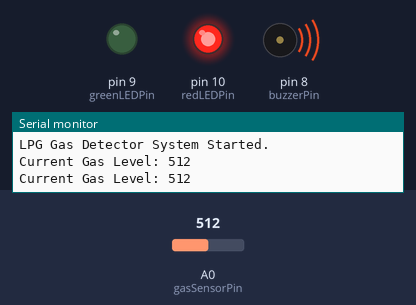
This sketch was run on a simulated Arduino Uno, built with avr-gcc and run on an emulated ATmega328P. Parts: output pins drawn as LEDs (lit = HIGH), buzzer (waves = sounding, pin HIGH), the last lines printed to the serial monitor. The test bench sets the inputs (shaded band); at power-on: A0 (gasSensorPin) = 512.

Above: at 1.8 s.
1.9 s: A0 (gasSensorPin) set to 311
3.4 s: A0 (gasSensorPin) set to 287
At 4.7 s:
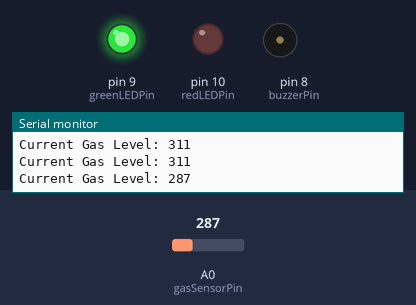
5.5 s: A0 (gasSensorPin) set to 306
At 7.2 s:
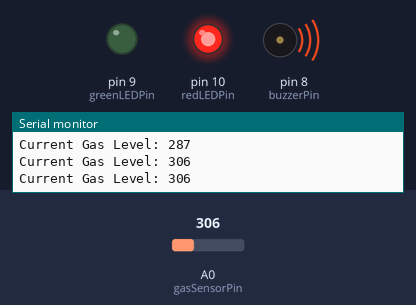
7.5 s: A0 (gasSensorPin) set to 290
At 9.0 s:
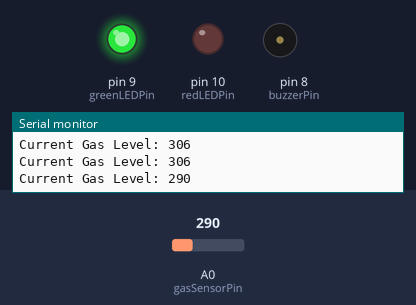
Timing chart, 0 to 10.5 s (numbered marks = the images above; inputs shaded):
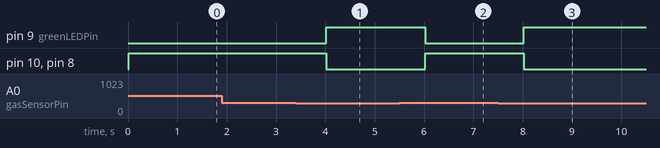

The sketch:

LPG_Gas_Detector.ino
```cpp
/*
  Project Name: Arduino Based LPG Gas Detector
  Author: Aman Shukla (Government Polytechnic Saharanpur)
  Description: Monitors LPG/combustible gas levels using an MQ-2/MQ-6 sensor.
               Triggers a buzzer and red LED when the concentration exceeds
               the predefined threshold; lights a green LED during safe levels.
*/

// Pin Configurations
const int gasSensorPin = A0;  // MQ sensor analog output connected to A0
const int buzzerPin    = 8;   // Piezo Buzzer connected to digital pin 8
const int greenLEDPin  = 9;   // Green LED (Safe Status) connected to digital pin 9
const int redLEDPin    = 10;  // Red LED (Alert Status) connected to digital pin 10

// Calibration Threshold
// Adjust this threshold value based on ambient sensor readings during testing
const int threshold = 300;

void setup() {
  // Configure digital output pins
  pinMode(buzzerPin, OUTPUT);
  pinMode(greenLEDPin, OUTPUT);
  pinMode(redLEDPin, OUTPUT);

  // Initialize serial communication for real-time monitoring and debugging
  Serial.begin(9600);
  Serial.println("System Initializing...");
  Serial.println("LPG Gas Detector System Started.");
}

void loop() {
  // Read analog voltage level from gas sensor
  int sensorValue = analogRead(gasSensorPin);

  // Output real-time value to Serial Monitor
  Serial.print("Current Gas Level: ");
  Serial.println(sensorValue);

  // Evaluate sensor reading against safety threshold
  if (sensorValue > threshold) {
    // Gas leak detected: Activate alert system
    digitalWrite(buzzerPin, HIGH);   // Sound alarm
    digitalWrite(redLEDPin, HIGH);   // Turn on Red alert LED
    digitalWrite(greenLEDPin, LOW);  // Turn off Green safe LED
  } else {
    // Normal level: Deactivate alert system
    digitalWrite(buzzerPin, LOW);    // Silence alarm
    digitalWrite(redLEDPin, LOW);    // Turn off Red alert LED
    digitalWrite(greenLEDPin, HIGH); // Turn on Green safe LED
  }

  // Delay before reading next value
  delay(1000);
}
```

Measured:
- the behaviour switches between 301 and 300 on A0 (gasSensorPin) (found by bisection; images 0 and 1)
- after the input at 3.4 s, pin 9 (greenLEDPin): LOW → HIGH after 0.62 s; pin 10 (redLEDPin), pin 8 (buzzerPin): HIGH → LOW after 0.62 s
- after the input at 5.5 s, pin 9 (greenLEDPin): HIGH → LOW after 0.52 s; pin 10 (redLEDPin), pin 8 (buzzerPin): LOW → HIGH after 0.52 s
- after the input at 7.5 s, pin 9 (greenLEDPin): LOW → HIGH after 0.52 s; pin 10 (redLEDPin), pin 8 (buzzerPin): HIGH → LOW after 0.52 s
